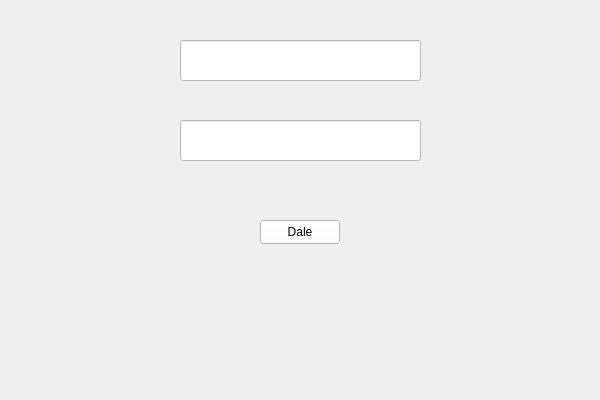
<?xml version="1.0" encoding="UTF-8"?>
<ui version="4.0">
 <class>proyectoLClass</class>
 <widget class="QMainWindow" name="proyectoLClass">
  <property name="geometry">
   <rect>
    <x>0</x>
    <y>0</y>
    <width>600</width>
    <height>400</height>
   </rect>
  </property>
  <property name="windowTitle">
   <string>proyectoL</string>
  </property>
  <property name="styleSheet">
   <string notr="true"/>
  </property>
  <widget class="QWidget" name="centralWidget">
   <widget class="QLineEdit" name="user_in">
    <property name="geometry">
     <rect>
      <x>180</x>
      <y>40</y>
      <width>241</width>
      <height>41</height>
     </rect>
    </property>
    <property name="styleSheet">
     <string notr="true">background-color: #ffffff;
color: #000000</string>
    </property>
   </widget>
   <widget class="QLineEdit" name="pwd_in">
    <property name="geometry">
     <rect>
      <x>180</x>
      <y>120</y>
      <width>241</width>
      <height>41</height>
     </rect>
    </property>
    <property name="styleSheet">
     <string notr="true">background-color: #ffffff;
color: #000000</string>
    </property>
   </widget>
   <widget class="QPushButton" name="login_b">
    <property name="geometry">
     <rect>
      <x>260</x>
      <y>220</y>
      <width>80</width>
      <height>24</height>
     </rect>
    </property>
    <property name="styleSheet">
     <string notr="true">background-color: #ffffff;
color: #000000</string>
    </property>
    <property name="text">
     <string>Dale</string>
    </property>
   </widget>
  </widget>
 </widget>
 <layoutdefault spacing="6" margin="11"/>
 <resources/>
 <connections/>
</ui>
